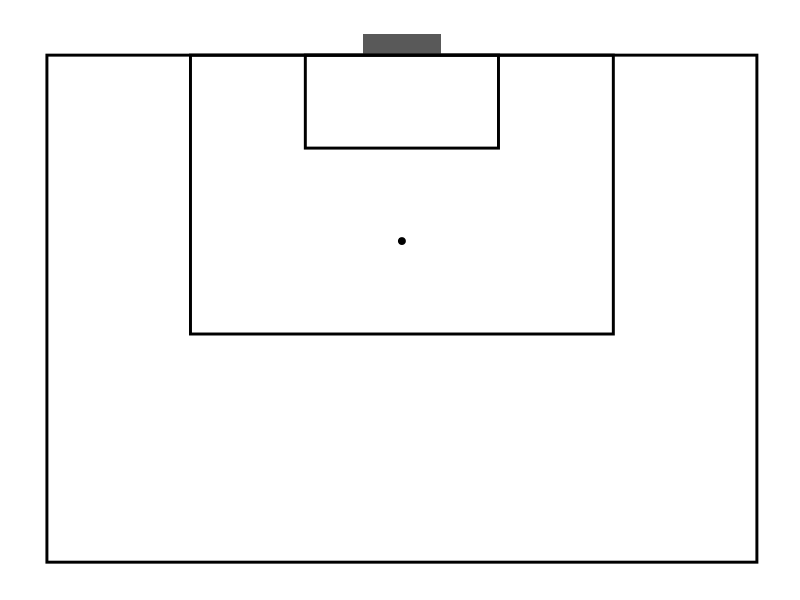

R code for this plot:
## Pitch Dimensions used for STATABET Data. USed pitch dimensions for Chance Analytics Dataviz Competition Entry: https://chanceanalytics.com/2017/11/14/the-chance-analytics-data-visualization-competition/

## Load Library
library(ggplot2)

## STATABET Pitch Dimensions
ggplot() +
  geom_rect(aes(xmin = -136, xmax = 136, ymin = 120, ymax = 0), fill = NA, colour = "#000000", size = 1)  + #Half the pitch
  geom_point(aes(x = 0, y = 44), col = "#000000", size = 2) + # Penalty Spot
  geom_rect(aes(xmin = -15, xmax = 15, ymin = 0, ymax = -5)) + # Goal post
  geom_rect(aes(xmin = -37, xmax = 37, ymin = 0, ymax = 22), size = 1, fill = NA, col = "#000000") + # 6 Yard Box
  geom_rect(aes(xmin = -81, xmax = 81, ymin = 0, ymax = 66), size = 1, fill = NA, col = "#000000") + # 18 Yard Box
  theme(rect = element_blank(), 
        line = element_blank(),
        text = element_blank()) + 
  scale_y_reverse()